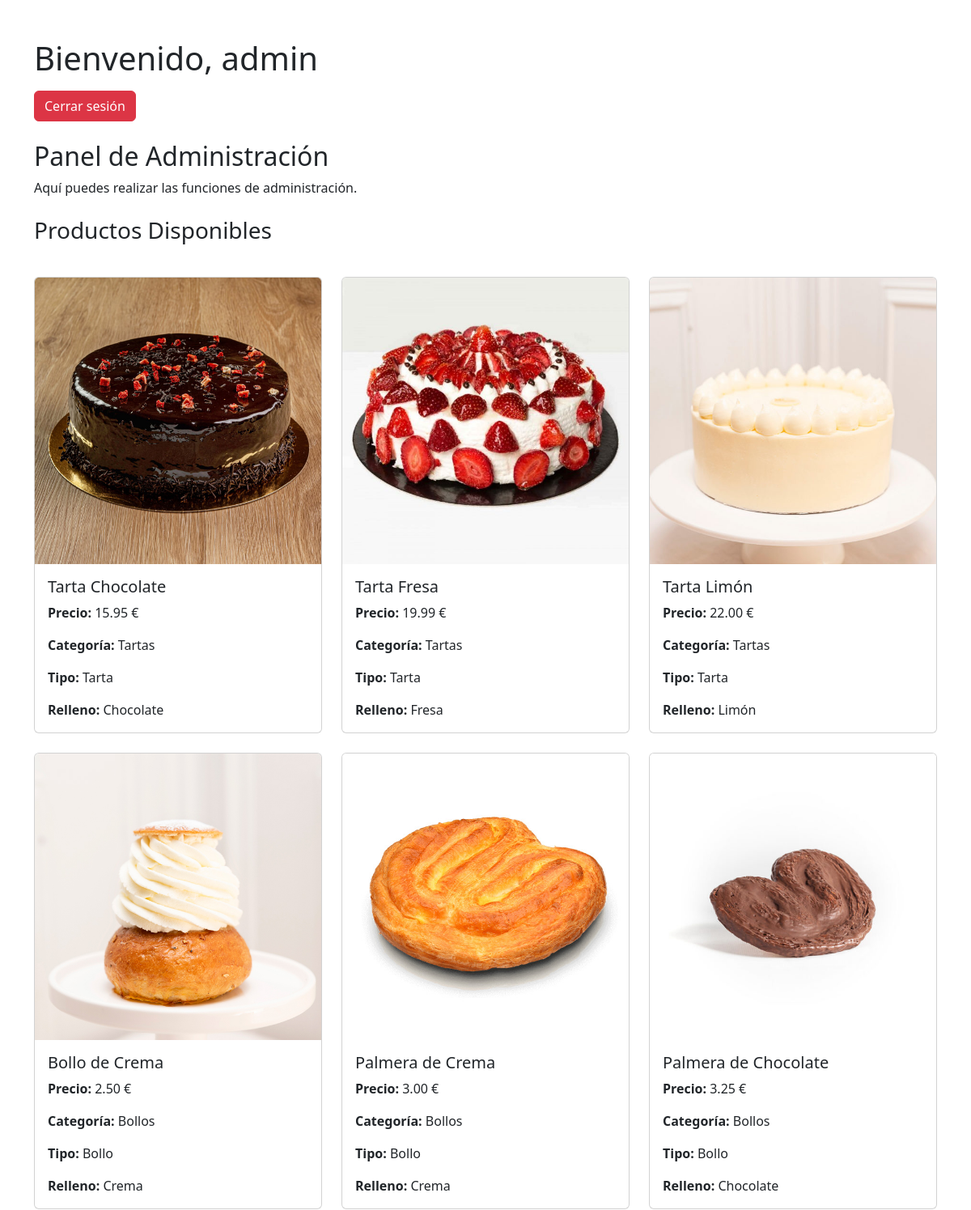
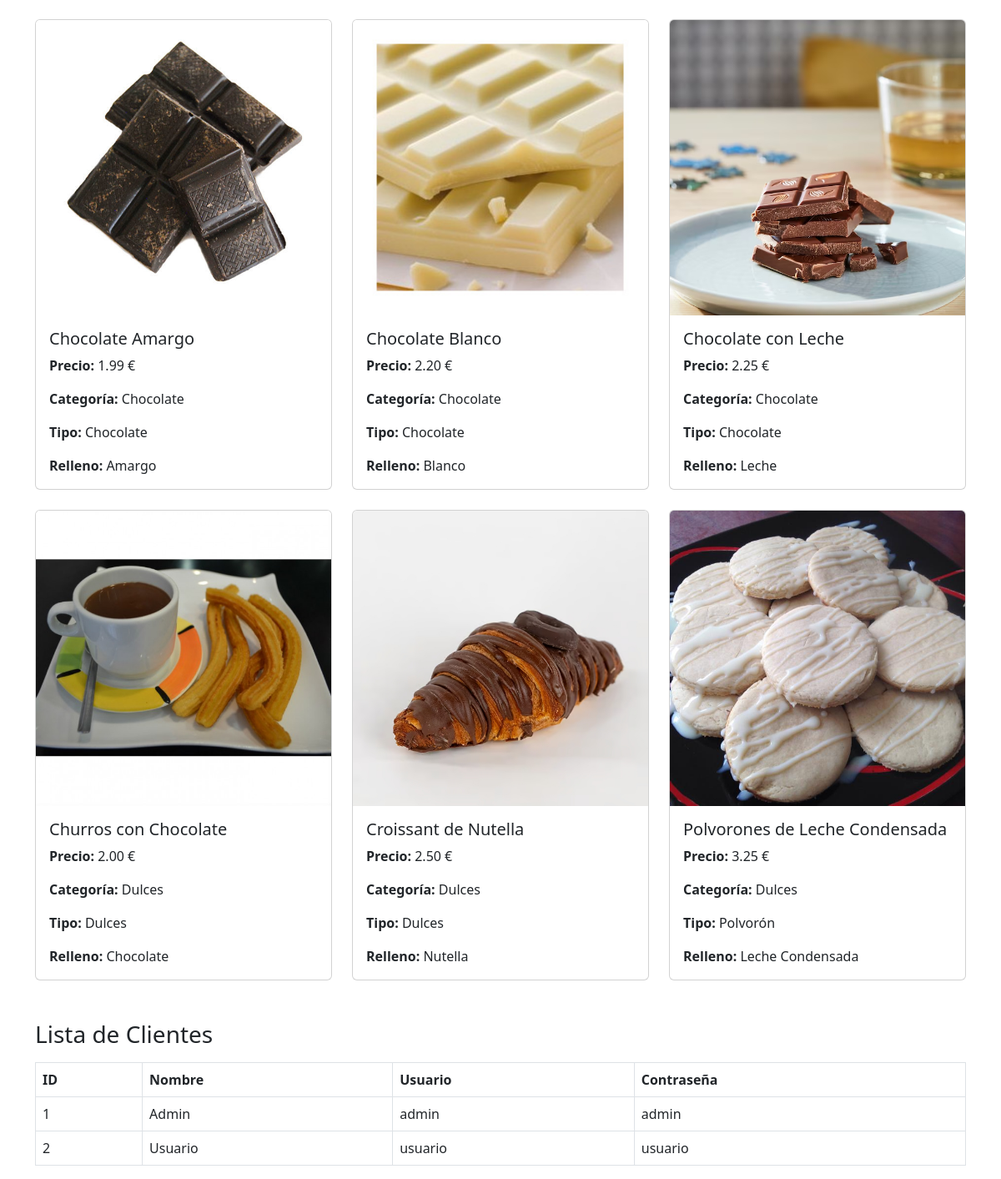
The app's page /mainAdmin.php (signed in) with its own data (2 pictures, top to bottom).
### tables this page shows
CREATE TABLE IF NOT EXISTS productos (
    id INT AUTO_INCREMENT PRIMARY KEY,
    nombre VARCHAR(50) NOT NULL,
    precio DECIMAL(10, 2) NOT NULL,
    categoria VARCHAR(255),
    tipo VARCHAR(50),
    relleno VARCHAR(255),
    imagen VARCHAR(255)  
);

CREATE TABLE IF NOT EXISTS clientes (
    id INT AUTO_INCREMENT PRIMARY KEY,
    nombre VARCHAR(50) NOT NULL,
    usuario VARCHAR(100) NOT NULL UNIQUE,
    contrasena VARCHAR(255) NOT NULL
);

### public/mainAdmin.php (the view, shortened to what this page needs)
<?php
$usuario = $_SESSION['usuario'];
require_once __DIR__ . '/../src/Conexion.php';
$conexion = Conexion::obtenerInstancia()->obtenerConexion();
try {
    $sqlProductos = "SELECT id, nombre, precio, categoria, tipo, relleno, imagen FROM productos";
    $stmtProductos = $conexion->prepare($sqlProductos);
    $stmtProductos->execute();
    $productos = $stmtProductos->fetchAll(PDO::FETCH_ASSOC);
    $sqlUsuarios = "SELECT id, nombre, usuario, contrasena FROM clientes";
    $stmtUsuarios = $conexion->prepare($sqlUsuarios);
    $stmtUsuarios->execute();
    $usuarios = $stmtUsuarios->fetchAll(PDO::FETCH_ASSOC);
} catch (PDOException $e) {
    die("Error al obtener datos: " . $e->getMessage());
}
?>
<!DOCTYPE html>
<html lang="es">
<head>
    <link href="https://cdn.jsdelivr.net/npm/bootstrap@5.3.0-alpha1/dist/css/bootstrap.min.css" rel="stylesheet">
</head>
<body>
    <div class="container mt-5">
        <h1>Bienvenido, <?php echo htmlspecialchars($usuario); ?></h1>
        <a href="logout.php" class="btn btn-danger mt-2">Cerrar sesión</a>
        <h2 class="mt-4">Panel de Administración</h2>
        <p>Aquí puedes realizar las funciones de administración.</p>
        <h3 class="mt-4">Productos Disponibles</h3>
        <?php if (!empty($productos)) : ?>
            <div class="row row-cols-1 row-cols-md-3 g-4 mt-3">
                <?php foreach ($productos as $producto) : ?>
                    <div class="col">
                        <div class="card h-100">
                            <img src="<?php echo htmlspecialchars($producto['imagen']); ?>"
                                 class="card-img-top"
                                 alt="Imagen de <?php echo htmlspecialchars($producto['nombre']); ?>">
                            <div class="card-body">
                                <h5 class="card-title"><?php echo htmlspecialchars($producto['nombre']); ?></h5>
                                <p class="card-text"><strong>Precio:</strong> <?php echo htmlspecialchars($producto['precio']); ?> €</p>
                                <p class="card-text"><strong>Categoría:</strong> <?php echo htmlspecialchars($producto['categoria']); ?></p>
                                <p class="card-text"><strong>Tipo:</strong> <?php echo htmlspecialchars($producto['tipo']); ?></p>
                                <p class="card-text"><strong>Relleno:</strong> <?php echo htmlspecialchars($producto['relleno']); ?></p>
                            </div>
                        </div>
                    </div>
                <?php endforeach; ?>
            </div>
        <?php else : ?>
            <p>No hay productos disponibles.</p>
        <?php endif; ?>
        <h3 class="mt-5">Lista de Clientes</h3>
        <?php if (!empty($usuarios)) : ?>
            <table class="table table-bordered mt-3">
                <thead>
                    <tr>
                        <th>ID</th>
                        <th>Nombre</th>
                        <th>Usuario</th>
                        <th>Contraseña</th>
                    </tr>
                </thead>
                <tbody>
                    <?php foreach ($usuarios as $usuario) : ?>
                        <tr>
                            <td><?php echo htmlspecialchars($usuario['id']); ?></td>
                            <td><?php echo htmlspecialchars($usuario['nombre']); ?></td>
                            <td><?php echo htmlspecialchars($usuario['usuario']); ?></td>
                            <td><?php echo htmlspecialchars($usuario['contrasena']); ?></td>
                        </tr>
                    <?php endforeach; ?>
                </tbody>
            </table>
        <?php else : ?>
            <p>No hay clientes registrados.</p>
        <?php endif; ?>
    </div>
</body>
</html>

### records on screen
productos: imagen (picture), nombre "Tarta Chocolate", precio "15.95", categoria "Tartas", tipo "Tarta", relleno "Chocolate"
productos: imagen (picture), nombre "Tarta Fresa", precio "19.99", categoria "Tartas", tipo "Tarta", relleno "Fresa"
productos: imagen (picture), nombre "Tarta Limón", precio "22.00", categoria "Tartas", tipo "Tarta", relleno "Limón"
productos: imagen (picture), nombre "Bollo de Crema", precio "2.50", categoria "Bollos", tipo "Bollo", relleno "Crema"
productos: imagen (picture), nombre "Palmera de Crema", precio "3.00", categoria "Bollos", tipo "Bollo", relleno "Crema"
productos: imagen (picture), nombre "Palmera de Chocolate", precio "3.25", categoria "Bollos", tipo "Bollo", relleno "Chocolate"
productos: imagen (picture), nombre "Chocolate Amargo", precio "1.99", categoria "Chocolate", tipo "Chocolate", relleno "Amargo"
productos: imagen (picture), nombre "Chocolate Blanco", precio "2.20", categoria "Chocolate", tipo "Chocolate", relleno "Blanco"
productos: imagen (picture), nombre "Chocolate con Leche", precio "2.25", categoria "Chocolate", tipo "Chocolate", relleno "Leche"
productos: imagen (picture), nombre "Churros con Chocolate", precio "2.00", categoria "Dulces", tipo "Dulces", relleno "Chocolate"
productos: imagen (picture), nombre "Croissant de Nutella", precio "2.50", categoria "Dulces", tipo "Dulces", relleno "Nutella"
productos: imagen (picture), nombre "Polvorones de Leche Condensada", precio "3.25", categoria "Dulces", tipo "Polvorón", relleno "Leche Condensada"
clientes: id "1", nombre "Admin", usuario "admin", contrasena "admin"
clientes: id "2", nombre "Usuario", usuario "usuario", contrasena "usuario"

### other values on screen
$usuario "admin"
